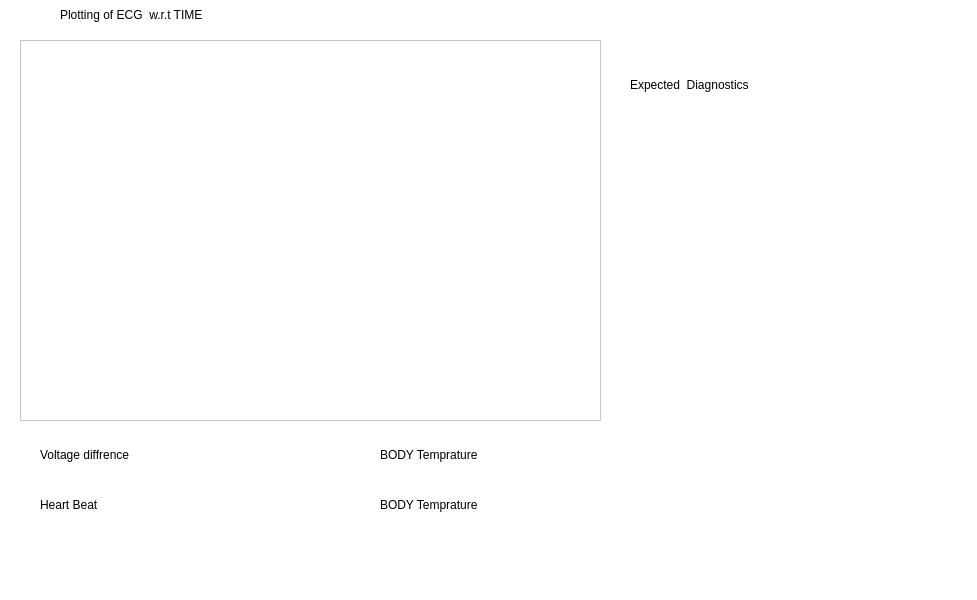
<?xml version="1.0" encoding="UTF-8"?>
<ui version="4.0">
 <class>MainWindow</class>
 <widget class="QMainWindow" name="MainWindow">
  <property name="geometry">
   <rect>
    <x>0</x>
    <y>0</y>
    <width>977</width>
    <height>600</height>
   </rect>
  </property>
  <property name="windowTitle">
   <string>CIDAS</string>
  </property>
  <property name="styleSheet">
   <string notr="true">background-color: rgb(255, 255, 255);</string>
  </property>
  <widget class="QWidget" name="centralwidget">
   <widget class="QWidget" name="horizontalLayoutWidget">
    <property name="geometry">
     <rect>
      <x>20</x>
      <y>40</y>
      <width>581</width>
      <height>381</height>
     </rect>
    </property>
    <layout class="QHBoxLayout" name="horizontalLayout">
     <item>
      <widget class="QFrame" name="frame">
       <property name="frameShape">
        <enum>QFrame::StyledPanel</enum>
       </property>
       <property name="frameShadow">
        <enum>QFrame::Raised</enum>
       </property>
      </widget>
     </item>
    </layout>
   </widget>
   <widget class="QLabel" name="label">
    <property name="geometry">
     <rect>
      <x>60</x>
      <y>0</y>
      <width>341</width>
      <height>30</height>
     </rect>
    </property>
    <property name="styleSheet">
     <string notr="true">font: 16pt &quot;Segoe UI Emoji&quot;;</string>
    </property>
    <property name="text">
     <string>Plotting of ECG  w.r.t TIME</string>
    </property>
   </widget>
   <widget class="QLabel" name="label_2">
    <property name="geometry">
     <rect>
      <x>40</x>
      <y>440</y>
      <width>171</width>
      <height>30</height>
     </rect>
    </property>
    <property name="styleSheet">
     <string notr="true">font: 16pt &quot;Segoe UI Emoji&quot;;</string>
    </property>
    <property name="text">
     <string>Voltage diffrence</string>
    </property>
   </widget>
   <widget class="QLabel" name="label_3">
    <property name="geometry">
     <rect>
      <x>40</x>
      <y>490</y>
      <width>171</width>
      <height>30</height>
     </rect>
    </property>
    <property name="styleSheet">
     <string notr="true">font: 16pt &quot;Segoe UI Emoji&quot;;</string>
    </property>
    <property name="text">
     <string>Heart Beat </string>
    </property>
   </widget>
   <widget class="QLabel" name="label_4">
    <property name="geometry">
     <rect>
      <x>380</x>
      <y>440</y>
      <width>171</width>
      <height>30</height>
     </rect>
    </property>
    <property name="styleSheet">
     <string notr="true">font: 16pt &quot;Segoe UI Emoji&quot;;</string>
    </property>
    <property name="text">
     <string>BODY Temprature</string>
    </property>
   </widget>
   <widget class="QLabel" name="label_5">
    <property name="geometry">
     <rect>
      <x>380</x>
      <y>490</y>
      <width>171</width>
      <height>30</height>
     </rect>
    </property>
    <property name="styleSheet">
     <string notr="true">font: 16pt &quot;Segoe UI Emoji&quot;;</string>
    </property>
    <property name="text">
     <string>BODY Temprature</string>
    </property>
   </widget>
   <widget class="QLabel" name="label_6">
    <property name="geometry">
     <rect>
      <x>630</x>
      <y>70</y>
      <width>211</width>
      <height>30</height>
     </rect>
    </property>
    <property name="styleSheet">
     <string notr="true">font: 16pt &quot;Segoe UI Emoji&quot;;</string>
    </property>
    <property name="text">
     <string>Expected  Diagnostics</string>
    </property>
   </widget>
   <widget class="QLabel" name="label_7">
    <property name="geometry">
     <rect>
      <x>680</x>
      <y>110</y>
      <width>211</width>
      <height>30</height>
     </rect>
    </property>
    <property name="styleSheet">
     <string notr="true">font: 16pt &quot;Segoe UI Emoji&quot;;</string>
    </property>
    <property name="text">
     <string/>
    </property>
   </widget>
   <widget class="QLabel" name="label_8">
    <property name="geometry">
     <rect>
      <x>670</x>
      <y>150</y>
      <width>211</width>
      <height>30</height>
     </rect>
    </property>
    <property name="styleSheet">
     <string notr="true">font: 16pt &quot;Segoe UI Emoji&quot;;</string>
    </property>
    <property name="text">
     <string/>
    </property>
   </widget>
   <widget class="QLabel" name="label_9">
    <property name="geometry">
     <rect>
      <x>680</x>
      <y>190</y>
      <width>211</width>
      <height>30</height>
     </rect>
    </property>
    <property name="styleSheet">
     <string notr="true">font: 16pt &quot;Segoe UI Emoji&quot;;</string>
    </property>
    <property name="text">
     <string/>
    </property>
   </widget>
  </widget>
  <widget class="QMenuBar" name="menubar">
   <property name="geometry">
    <rect>
     <x>0</x>
     <y>0</y>
     <width>977</width>
     <height>21</height>
    </rect>
   </property>
  </widget>
  <widget class="QStatusBar" name="statusbar"/>
 </widget>
 <resources/>
 <connections/>
</ui>
